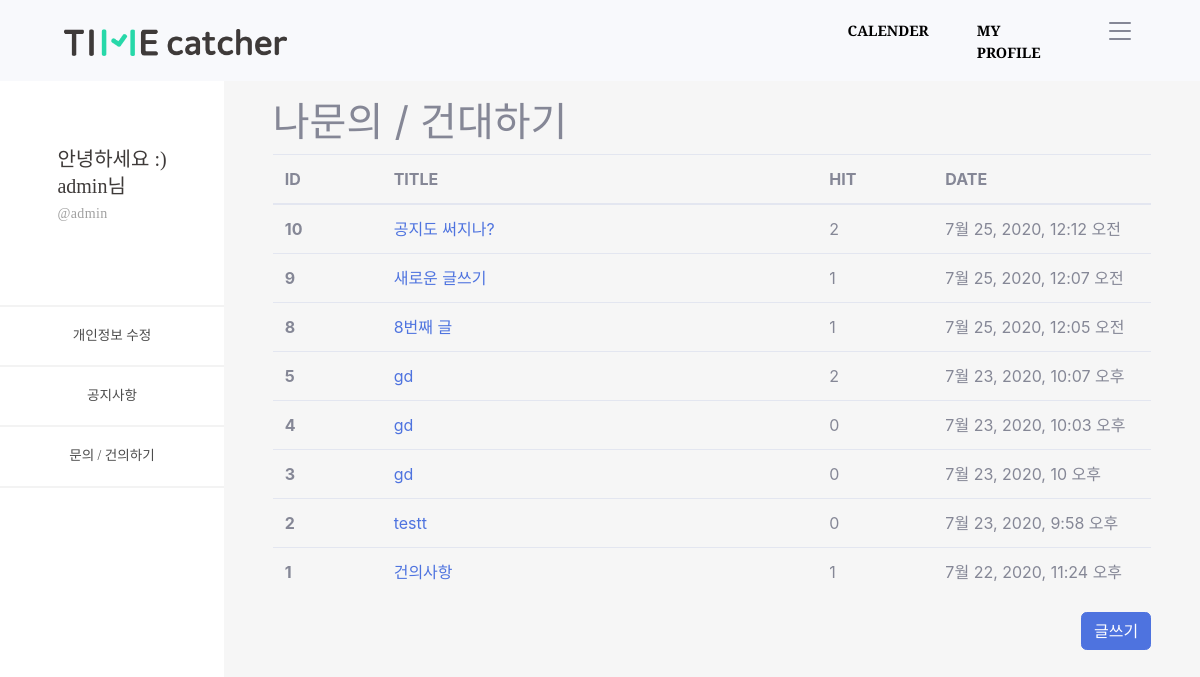
Before: /timeApp/customer/ (signed in) with the older database file.
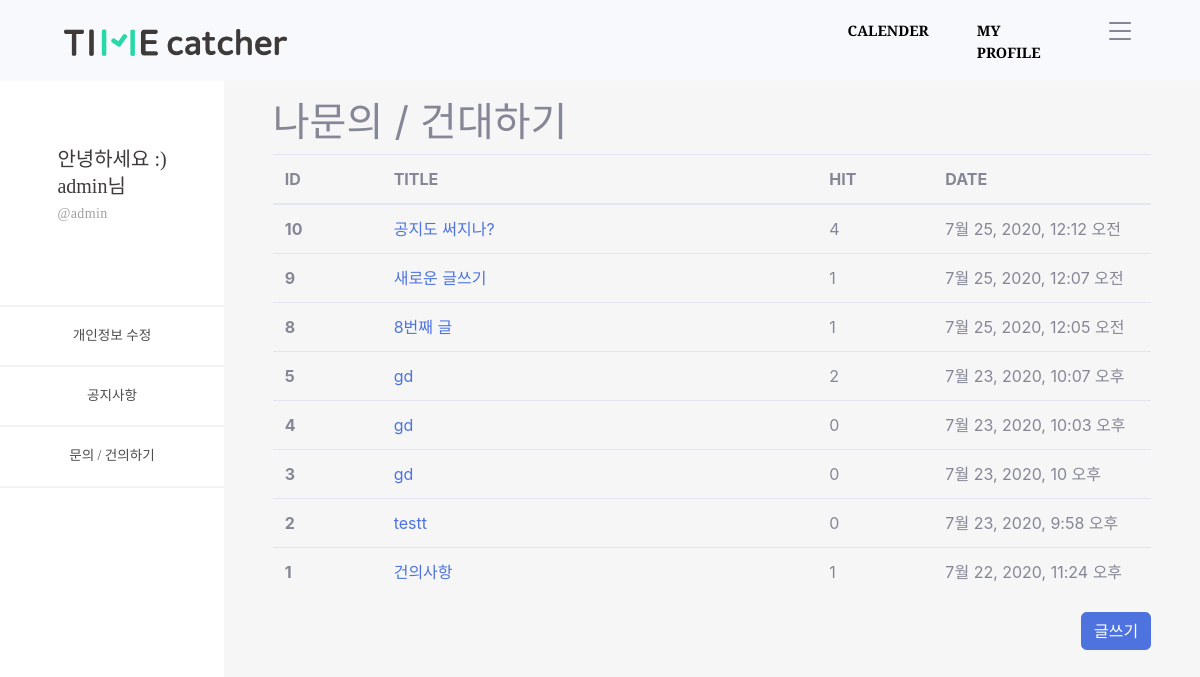
After: the same page with the newer database file.
### timeApp/models.py (models this page shows, shortened)
class Customer(models.Model):
    objects = models.Manager()
    c_title = models.CharField(max_length=100)
    c_body = models.TextField()
    c_hit = models.PositiveIntegerField(default=0)
    c_input_date = models.DateTimeField('date published', default=timezone.now)

### timeApp/views.py (the view)
# urls.py: path('customer/', views.customer, name='customer'),
def customer(request):
    customers = Customer.objects.all().order_by('-id')
    conn_user = request.user
    conn_profile = Profile.objects.get(user=conn_user)
    context = {
        'id' : conn_user.username,
        'nick' : conn_profile.nick,
        'customers' : customers,
    }
    return render(request, 'customer.html', context=context)

### timeApp/templates/customer.html
{% extends 'base_side.html' %}
{% load static %}
{% block content_side %}
<div id="content-wrapper" style="background-color: #f6f6f6;" class="d-flex justify-content-center">
  <div class="cantrion" style="margin-top: 10%; width: 90%;">
    <h1>나문의 / 건대하기</h1>
    <table class="table">
      <thead>
        <colgroup>
          <col style="width: 5%;">
          <col style="width: 20%;">
          <col style="width: 5%;">
          <col style="width: 10%;">
        </colgroup>
        <tr>
          <th scope="col">ID</th>
          <th scope="col">TITLE</th>
          <th scope="col">HIT</th>
          <th scope="col">DATE</th>
        </tr>
      </thead>
      <tbody>
        {% for customer in customers.all %}
        <tr>
          <th scope="row">{{ customer.id }}</th>
          <td><a href="{% url 'customer_detail' customer.id %}">{{ customer.c_title }}</a></td>
          <td>{{ customer.c_hit }}</td>
          <td>{{ customer.c_input_date }}</td>
        </tr>
        {% endfor %}
      </tbody>
    </table>
    <div class="d-flex justify-content-end">
      <a href="{% url 'customer_create' %}" class="btn btn-primary">글쓰기</a>
    </div>
  </div>
</div>
{% endblock %}

Changed rows visible on the page:
changed Customer "공지도 써지나?": c_hit "2" → "4"
